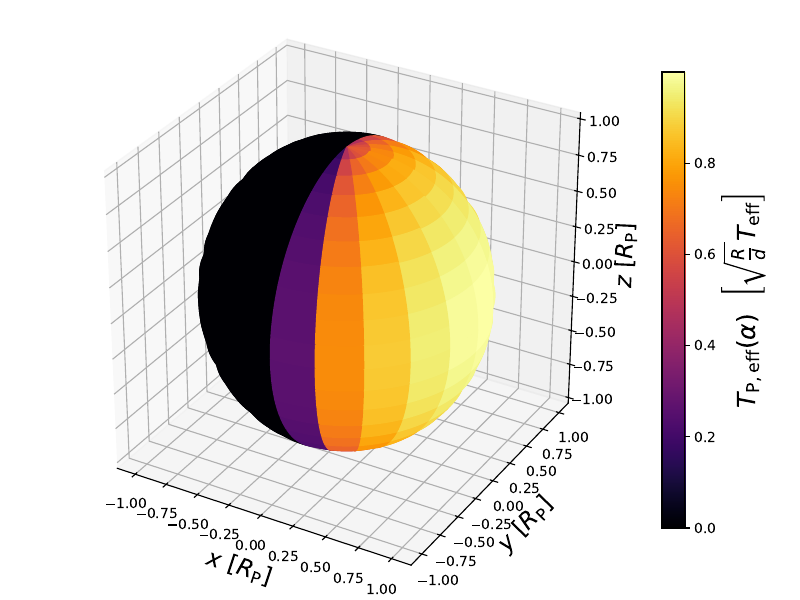

The script that saved this image:
import numpy as np
import matplotlib.pyplot as plt
from scipy.special import expn
from scipy.integrate import quad
from matplotlib import cm

sigma = 5.6704E-5 # [erg cm^-2 Hz K^-4]
sigma = 1
R_star2_T_eff_over_d2 = 1

def flux(cos_alpha):
    if cos_alpha >= 0:
        return R_star2_T_eff_over_d2*sigma*cos_alpha
    return 0

from mpl_toolkits.mplot3d import Axes3D

import numpy as np
theta = np.linspace(-np.pi/2, np.pi/2, 1000)
phi = np.linspace(0, 2*np.pi, 1000)
theta, phi = np.meshgrid(theta, phi)
r = 1

x = np.cos(theta)*np.cos(phi)*r
y = np.cos(theta)*np.sin(phi)*r
z = np.sin(theta)

cos_alpha = np.cos(phi)*np.cos(theta)
flux_vectorized = np.vectorize(flux)
print(cos_alpha.shape)


scalar_field = flux_vectorized(cos_alpha)

fig = plt.figure(figsize=(8, 6))
ax = fig.add_subplot(111, projection='3d')
cb = ax.plot_surface(x, y, z, facecolors=cm.inferno((scalar_field - np.min(scalar_field)) /
                          (np.max(scalar_field) - np.min(scalar_field))), cmap='inferno', alpha=0.8, ccount=100, rcount=100)

norm = plt.Normalize(vmin=scalar_field.min(), vmax=scalar_field.max())
colors = plt.cm.inferno(norm(scalar_field))

mappable = plt.cm.ScalarMappable(cmap="inferno", norm=norm)
mappable.set_array([])  # required for ScalarMappable without explicit data
cbar = fig.colorbar(mappable, ax=ax, shrink=0.8, label=r"$F(\alpha)$ [$R^2 T_\mathrm{eff}^4 \sigma / d^2$]")
cbar.set_label(
    r"$F(\alpha)$ [$R^2 T_\mathrm{eff}^4 \sigma / d^2$]", 
    fontsize=18
)

ax.set_xlabel(r"$x$ $[R_\mathrm{P}]$", fontsize=17)
ax.set_ylabel(r"$y$ $[R_\mathrm{P}]$", fontsize=17)
ax.set_zlabel(r"$z$ $[R_\mathrm{P}]$", fontsize=17)
ax.set_box_aspect((1, 1, 1))
plt.tight_layout()
plt.savefig(f"ASTRO530/hw1_2c1.pdf")
plt.show()


def temperature(cos_alpha): # Returns temperature in units
    if cos_alpha >= 0:
        return cos_alpha**(1/4)
    return 0

temperature_vectorized = np.vectorize(temperature)

scalar_field = temperature_vectorized(cos_alpha)
scalar_field = flux_vectorized(cos_alpha)**(1/4)

fig = plt.figure(figsize=(8, 6))
ax = fig.add_subplot(111, projection='3d')
cb = ax.plot_surface(x, y, z, facecolors=cm.inferno((scalar_field - np.min(scalar_field)) /
                          (np.max(scalar_field) - np.min(scalar_field))), cmap='inferno', alpha=1, ccount=20, rcount=20)

norm = plt.Normalize(vmin=scalar_field.min(), vmax=scalar_field.max())
colors = plt.cm.inferno(norm(scalar_field))

mappable = plt.cm.ScalarMappable(cmap="inferno", norm=norm)
mappable.set_array([])  # required for ScalarMappable without explicit data
cbar = fig.colorbar(mappable, ax=ax, shrink=0.8, label=r"$T_\mathrm{P,eff}(\alpha)$  [$\sqrt{\frac{R}{d}} T_\mathrm{eff}$]")
cbar.set_label(
    r"$T_\mathrm{P,eff}(\alpha)$  $\left[\sqrt{\frac{R}{d}} T_\mathrm{eff}\right]$", 
    fontsize=18
)

ax.set_xlabel(r"$x$ $[R_\mathrm{P}]$", fontsize=17)
ax.set_ylabel(r"$y$ $[R_\mathrm{P}]$", fontsize=17)
ax.set_zlabel(r"$z$ $[R_\mathrm{P}]$", fontsize=17)
ax.set_box_aspect((1, 1, 1))
plt.tight_layout()
plt.savefig(f"ASTRO530/hw1_2c.pdf")
plt.show()

fig = plt.figure(figsize=(7, 5))
alphas = np.linspace(0,np.pi,100)
plt.plot(alphas, [temperature(np.cos(alphas[i])) for i in range(len(alphas))])
plt.hlines(1/np.sqrt(2), 0, np.pi, ls="--", color="red", label=r"$T_\mathrm{P,eff}=\sqrt{\frac{R}{2d}} T_\mathrm{eff}$")
plt.ylabel(r"$T_\mathrm{P,eff}(\alpha)$  $\left[\sqrt{\frac{R}{d}} T_\mathrm{eff}\right]$", fontsize=17, color="black")
plt.xlabel(r"$\alpha$  $[\mathrm{rad}]$", fontsize=17)
plt.legend(fontsize=16)
plt.tight_layout()
plt.savefig(f"ASTRO530/hw1_2c3.pdf")
plt.show()